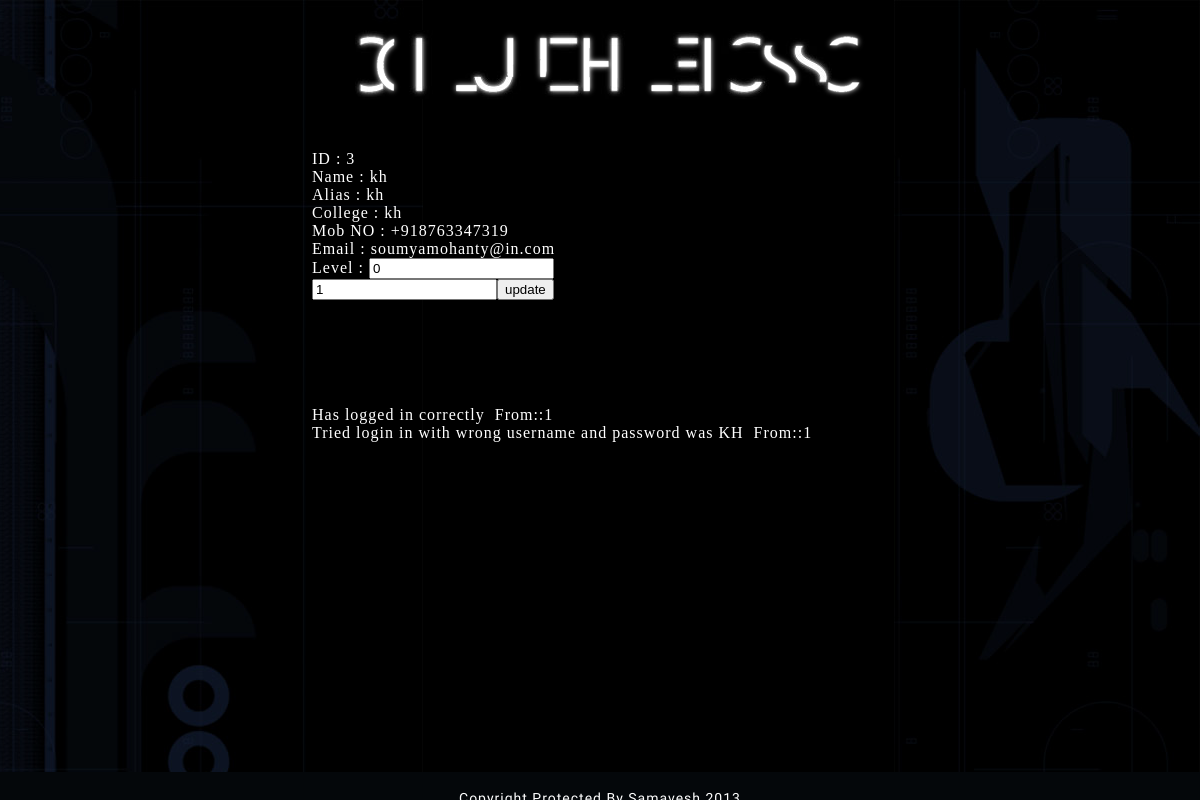
The app's page /edituser.php?id=3 (signed in) with its own data.
### tables this page shows
CREATE TABLE IF NOT EXISTS `users` (
  `id` int(11) NOT NULL AUTO_INCREMENT,
  `name` varchar(200) DEFAULT NULL,
  `password` varchar(200) DEFAULT NULL,
  `level` int(11) DEFAULT NULL,
  `passtime` timestamp NULL DEFAULT CURRENT_TIMESTAMP ON UPDATE CURRENT_TIMESTAMP,
  `mob` varchar(20) DEFAULT NULL,
  `college` varchar(200) DEFAULT NULL,
  `email` varchar(200) DEFAULT NULL,
  `role` int(11) DEFAULT NULL,
  `fname` varchar(200) DEFAULT NULL,
  `validation` varchar(200) DEFAULT NULL,
  `validated` int(11) DEFAULT NULL,
  UNIQUE KEY `id` (`id`)
);

CREATE TABLE IF NOT EXISTS `accesslogs` (
  `id` int(11) NOT NULL AUTO_INCREMENT,
  `ip` varchar(20) DEFAULT NULL,
  `user` varchar(200) DEFAULT NULL,
  `val` varchar(2000) DEFAULT NULL,
  `time` timestamp NULL DEFAULT CURRENT_TIMESTAMP,
  UNIQUE KEY `id` (`id`)
);

### edituser.php (the view, shortened to what this page needs)
<?php
	if (!$_SESSION["valid_user"])
	{
	Header("Location: loginform.php");
	}
	else if($_SESSION["role"] >= 6)
	{
		$user = $_GET['id'];
		$sql = "SELECT * FROM users WHERE id = '" . $user . "'";
		$ref = mysql_query($sql);
		$row = mysql_fetch_assoc($ref);
		$content = "ID : " . $row['id'] . "<br>Name : " . $row['name'] . "<br>Alias : " . $row["fname"] . "<br>College : " . $row['college'] . "<br>Mob NO : " . $row['mob'] . "<br>Email : " . $row['email'] . "<br><form action=\"updateuser.php\"><input type = \"hidden\" name = \"id\" value = \"" . $row['id'] . "\"> Level : <input type = \"text\" name = \"level\" value = \"" . $row['level'] . "\"><br>";
		if($_SESSION["role"] == 10)
			$content = $content . "<input type = \"text\" name = \"role\" value = \"" . $row['role'] . "\">";
		$content = $content . "<input type = \"submit\" value=\"update\"></form>";
		$name = $row['name'];
		$content = $content . "<br><br>";
		if($_SESSION["role"] == 10)
		{
			$sql = "SELECT * FROM accesslogs WHERE user = '" . $name . "' ORDER BY time DESC";
			$ref = mysql_query($sql);
			$content = $content . "<br><br>";
			while($row = mysql_fetch_assoc($ref))
			{
				$content = $content . "<br>" . $row['val'] . "&nbsp; From" . $row['ip'];
			}
		}
	}
	else
		$content = "Restricted Area";
	require_once("theme/clueless/theme.php");
?>

### theme/clueless/style.css (style rules this page uses)
body { background:black; color:white; margin:0px; padding:0px; font-size:16px; line-height:18px; letter-spacing:1px; width:100%; min-width:600px; }

### records on screen
users: id "3", name "kh", fname "kh", college "kh", mob "+918763347319", email "soumyamohanty@in.com", level "0", role "1"
accesslogs: val "Has logged in correctly", ip "::1"
accesslogs: val "Tried login in with wrong username and password was KH", ip "::1"
